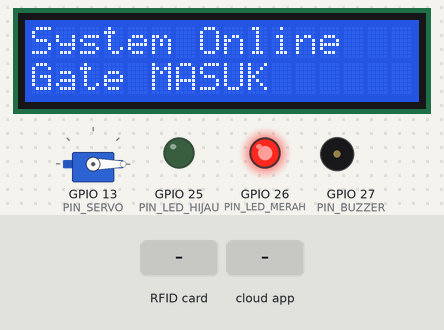
A sketch run on a simulated ESP32. Parts: servo, 16×2 character LCD, output pins drawn as LEDs (lit = HIGH), buzzer (waves = sounding, pin HIGH). The test bench sets the inputs (shaded band). WiFi joins after 1.5 s; servers stay silent unless stated; network time is answered at once with the bench clock; the local clock reads 2024-03-15 10:24:30 at power-on unless the sketch sets it; the Firebase database answers and starts empty; what the sketch prints to the serial monitor is not drawn.

Above: at 1.9 s.
At 5.0 s:
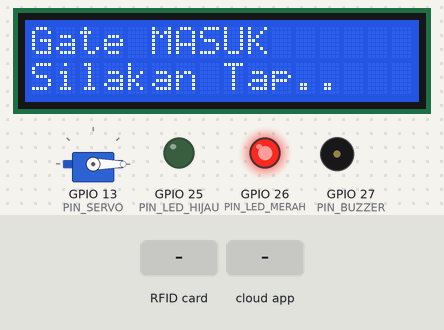
5.1 s: RFID card 5E 7A 19 C4 held to the reader
At 6.9 s:
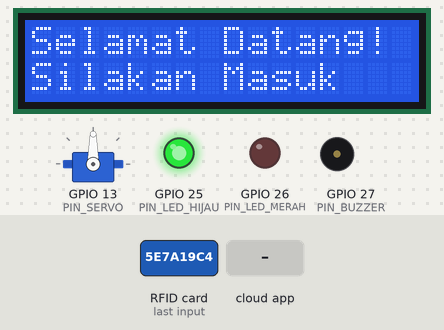
7.7 s: the phone or cloud app sets mode to REGISTER
At 10.6 s:
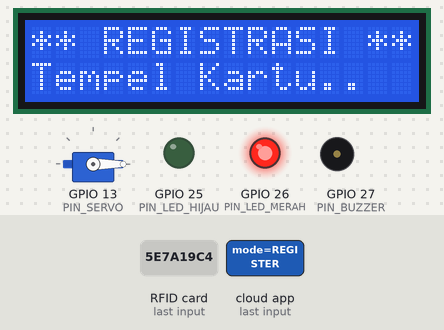
10.8 s: RFID card 5E 7A 19 C4 held to the reader
At 12.5 s:
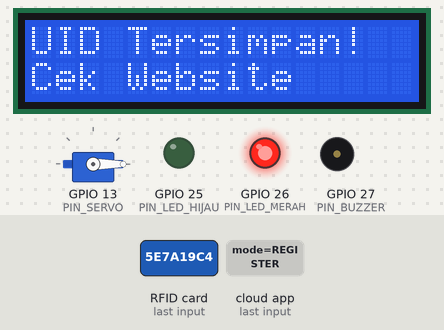
Timing chart, 0 to 14.0 s (numbered marks = the images above; inputs shaded):
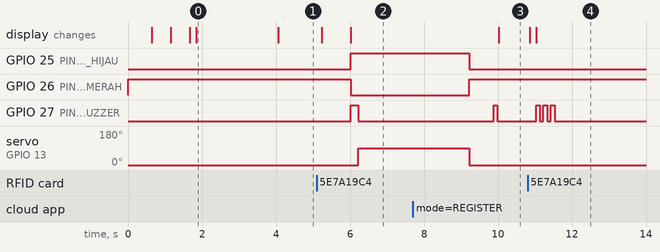

The sketch:

ESP32_GATE_MASUK.ino
```cpp
/*
 * GATE MASUK + REGISTRASI SCANNER (Firebase) - IMPROVED VERSION
 * Fungsi: Check-in dan Registrasi kartu baru
 */

#include <WiFi.h>
#include <Firebase_ESP_Client.h>
#include <SPI.h>
#include <MFRC522.h>
#include <Wire.h>
#include <LiquidCrystal_I2C.h>
#include <ESP32Servo.h>
#include <NTPClient.h>
#include <WiFiUdp.h>

// --- ADDONS FIREBASE ---
#include "addons/TokenHelper.h"
#include "addons/RTDBHelper.h"

// --- KREDENSIAL FIREBASE & WIFI ---
#define WIFI_SSID "Muliakos-Lt2-Utama"
#define WIFI_PASSWORD "Muliakosan123"
#define API_KEY "AIzaSyCjRx1OXGSH_uAKDq-7ajVykOtHTNHQUwY"
#define DATABASE_URL "https://siste-parkir-iot-default-rtdb.firebaseio.com/"
#define USER_EMAIL "esp32-gate-masuk@sisterparkir.com"  // Email untuk autentikasi
#define USER_PASSWORD "ESP32GateMasuk2024"              // Password untuk autentikasi

// --- PINOUT ---
#define PIN_RFID_SDA  5
#define PIN_RFID_RST  4
#define PIN_SERVO     13
#define PIN_BUZZER    27
#define PIN_LED_HIJAU 25
#define PIN_LED_MERAH 26

// --- OBJEK ---
FirebaseData fbdo;
FirebaseAuth auth;
FirebaseConfig config;
MFRC522 rfid(PIN_RFID_SDA, PIN_RFID_RST);
LiquidCrystal_I2C lcd(0x27, 16, 2);
Servo myServo;
WiFiUDP ntpUDP;
NTPClient timeClient(ntpUDP, "pool.ntp.org", 25200); // GMT+7

String uidString;
String currentMode = "NORMAL"; // Cache mode lokal
unsigned long lastModeCheck = 0;
const unsigned long MODE_CHECK_INTERVAL = 1000; // Cek mode setiap 1 detik

void setup() {
  Serial.begin(115200);
  Serial.println("\n\n========================================");
  Serial.println("  GATE MASUK + REGISTRASI - v2.0");
  Serial.println("========================================");

  // Setup Hardware
  pinMode(PIN_LED_HIJAU, OUTPUT);
  pinMode(PIN_LED_MERAH, OUTPUT);
  pinMode(PIN_BUZZER, OUTPUT);
  digitalWrite(PIN_LED_MERAH, HIGH);
  Serial.println("[INIT] ✓ GPIO Configured");

  myServo.setPeriodHertz(50);
  myServo.attach(PIN_SERVO, 500, 2400);
  myServo.write(0);
  Serial.println("[INIT] ✓ Servo Attached (Position: 0°)");

  lcd.init(); lcd.backlight();
  SPI.begin(); rfid.PCD_Init();
  Serial.println("[INIT] ✓ LCD & RFID Ready");

  // Koneksi WiFi
  WiFi.begin(WIFI_SSID, WIFI_PASSWORD);
  lcd.clear();
  lcd.print("Connecting WiFi");
  Serial.print("[WIFI] Connecting to: "); Serial.println(WIFI_SSID);

  int dots = 0;
  while (WiFi.status() != WL_CONNECTED) {
    delay(500);
    Serial.print(".");
    lcd.setCursor(0, 1);
    lcd.print("Wait");
    for(int i=0; i<dots; i++) lcd.print(".");
    dots = (dots + 1) % 4;
  }

  Serial.println("\n[WIFI] ✓ Connected!");
  Serial.print("[WIFI] IP Address: "); Serial.println(WiFi.localIP());

  // Koneksi Firebase dengan Autentikasi
  Serial.println("[FIREBASE] Initializing...");
  config.api_key = API_KEY;
  config.database_url = DATABASE_URL;

  // Set user credentials untuk autentikasi
  auth.user.email = USER_EMAIL;
  auth.user.password = USER_PASSWORD;

  Firebase.begin(&config, &auth);
  Firebase.reconnectWiFi(true);
  fbdo.setBSSLBufferSize(4096, 1024);
  fbdo.setResponseSize(2048);

  Serial.println("[FIREBASE] ⏳ Waiting for authentication...");

  // Tunggu autentikasi berhasil (max 30 detik)
  unsigned long authTimeout = millis();
  while (!Firebase.ready() && (millis() - authTimeout < 30000)) {
    delay(500);
    Serial.print(".");
  }

  if (Firebase.ready()) {
    Serial.println("\n[FIREBASE] ✓ Authenticated & Connected!");
    Serial.print("[FIREBASE] ✓ Device ID: ESP32-GATE-MASUK");
    Serial.print(" | UID: "); Serial.println(auth.token.uid.c_str());

    // Test koneksi Firebase
    if (Firebase.RTDB.getString(&fbdo, "/system/mode")) {
      currentMode = fbdo.stringData();
      Serial.print("[FIREBASE] ✓ Initial mode: "); Serial.println(currentMode);
    } else {
      Serial.print("[FIREBASE] ✗ Read error: "); Serial.println(fbdo.errorReason());
    }
  } else {
    Serial.println("\n[FIREBASE] ✗ Authentication FAILED!");
    Serial.println("[ERROR] Please check:");
    Serial.println("  1. API Key is correct");
    Serial.println("  2. Database URL is correct");
    Serial.println("  3. User email/password is created in Firebase Auth");
    Serial.println("  4. Firebase Auth is enabled in console");
    lcd.clear();
    lcd.print("Auth Failed!");
    lcd.setCursor(0,1);
    lcd.print("Check Serial Mon");
  }

  timeClient.begin();
  Serial.println("[NTP] ✓ Time Client Started");

  lcd.clear();
  lcd.print("System Online");
  lcd.setCursor(0,1);
  lcd.print("Gate MASUK");
  delay(2000);

  Serial.println("========================================");
  Serial.println("  SYSTEM READY - Waiting for cards...");
  Serial.println("========================================\n");
}

void loop() {
  timeClient.update();

  // Update mode dari Firebase secara berkala
  if (millis() - lastModeCheck >= MODE_CHECK_INTERVAL) {
    updateSystemMode();
    lastModeCheck = millis();
  }

  // Tampilan LCD berdasarkan mode
  static unsigned long lastLcdUpdate = 0;
  if (millis() - lastLcdUpdate > 2000) {
    updateLcdDisplay();
    lastLcdUpdate = millis();
  }

  // --- SCAN RFID ---
  if (!rfid.PICC_IsNewCardPresent()) return;
  if (!rfid.PICC_ReadCardSerial()) return;

  // Baca UID
  uidString = "";
  for (byte i = 0; i < rfid.uid.size; i++) {
    if (rfid.uid.uidByte[i] < 0x10) uidString += "0";
    uidString += String(rfid.uid.uidByte[i], HEX);
  }
  uidString.toUpperCase();

  Serial.println("\n┌────────────────────────────────────┐");
  Serial.print("│ CARD DETECTED: "); Serial.print(uidString);
  for(int i=uidString.length(); i<20; i++) Serial.print(" ");
  Serial.println("│");
  Serial.print("│ MODE: "); Serial.print(currentMode);
  for(int i=currentMode.length(); i<28; i++) Serial.print(" ");
  Serial.println("│");
  Serial.println("└────────────────────────────────────┘");

  // Logika berdasarkan mode
  if (currentMode == "REGISTER") {
    Serial.println("► Processing: REGISTRATION MODE");
    prosesRegistrasi(uidString);
  } else {
    Serial.println("► Processing: CHECK-IN MODE");
    prosesCheckIn(uidString);
  }

  // Cleanup RFID
  rfid.PICC_HaltA();
  rfid.PCD_StopCrypto1();

  delay(500); // Debounce
}

void updateSystemMode() {
  if (Firebase.ready()) {
    if (Firebase.RTDB.getString(&fbdo, "/system/mode")) {
      String newMode = fbdo.stringData();
      if (newMode != currentMode) {
        currentMode = newMode;
        Serial.println("\n╔════════════════════════════════════╗");
        Serial.print("║  MODE CHANGED → "); Serial.print(currentMode);
        for(int i=currentMode.length(); i<19; i++) Serial.print(" ");
        Serial.println("║");
        Serial.println("╚════════════════════════════════════╝\n");

        // Beep notification
        digitalWrite(PIN_BUZZER, HIGH);
        delay(100);
        digitalWrite(PIN_BUZZER, LOW);
      }
    } else {
      // Hanya log error jika pertama kali atau error berubah
      static String lastError = "";
      String currentError = fbdo.errorReason();
      if (currentError != lastError) {
        Serial.print("[WARNING] Mode read error: "); Serial.println(currentError);
        lastError = currentError;
      }
    }
  }
}

void updateLcdDisplay() {
  lcd.clear();
  lcd.setCursor(0, 0);

  if (currentMode == "REGISTER") {
    lcd.print("** REGISTRASI **");
    lcd.setCursor(0, 1);
    lcd.print("Tempel Kartu..");
  } else {
    lcd.print("Gate MASUK");
    lcd.setCursor(0, 1);
    lcd.print("Silakan Tap..");
  }

  // Log status (hanya setiap 10 detik untuk tidak spam)
  static unsigned long lastStatusLog = 0;
  if (millis() - lastStatusLog > 10000) {
    Serial.print("[STATUS] ");
    Serial.print(timeClient.getFormattedTime());
    Serial.print(" | Mode: ");
    Serial.print(currentMode);
    Serial.print(" | WiFi: ");
    Serial.println(WiFi.status() == WL_CONNECTED ? "OK" : "LOST");
    lastStatusLog = millis();
  }
}

void prosesRegistrasi(String uid) {
  lcd.clear();
  lcd.print("Reading UID...");
  lcd.setCursor(0, 1);
  lcd.print(uid.substring(0, 16));

  Serial.println("  ↳ Uploading to /system/temp_rfid...");

  // Upload UID ke Firebase
  if (Firebase.RTDB.setString(&fbdo, "/system/temp_rfid", uid)) {
    Serial.println("  ✓ Upload SUCCESS!");
    Serial.println("  ✓ Website will auto-save the user");

    lcd.clear();
    lcd.print("UID Tersimpan!");
    lcd.setCursor(0, 1);
    lcd.print("Cek Website");

    // Beep sukses
    for(int i=0; i<3; i++) {
      digitalWrite(PIN_BUZZER, HIGH); delay(100);
      digitalWrite(PIN_BUZZER, LOW); delay(100);
    }

    delay(3000);

  } else {
    Serial.print("  ✗ Upload FAILED: "); Serial.println(fbdo.errorReason());

    lcd.clear();
    lcd.print("Upload Gagal!");
    lcd.setCursor(0, 1);
    lcd.print("Coba Lagi");

    // Beep error
    digitalWrite(PIN_BUZZER, HIGH); delay(800);
    digitalWrite(PIN_BUZZER, LOW);

    delay(2000);
  }
}

void prosesCheckIn(String uid) {
  lcd.clear();
  lcd.print("Verifying...");

  Serial.println("  ↳ Checking user in database...");

  // Cek apakah user terdaftar
  String userPath = "/users/" + uid;

  if (Firebase.RTDB.get(&fbdo, userPath)) {

    if (fbdo.dataType() == "null" || fbdo.dataType() == "undefined") {
      // User TIDAK DITEMUKAN
      Serial.println("  ✗ User NOT FOUND in database");
      aksesDitolak();
      return;
    }

    // User DITEMUKAN
    Serial.println("  ✓ User FOUND!");

    // Ambil nama user (opsional untuk log)
    String nama = "";
    if (Firebase.RTDB.getString(&fbdo, userPath + "/nama")) {
      nama = fbdo.stringData();
      Serial.print("  ↳ Name: "); Serial.println(nama);
    }

    // Simpan log check-in
    unsigned long timestamp = timeClient.getEpochTime();
    String pathLog = "/logs/" + String(timestamp);

    FirebaseJson json;
    json.set("uid", uid);
    json.set("gate", "MASUK");
    json.set("status", "Check-In");
    json.set("waktu", timeClient.getFormattedTime());
    json.set("timestamp", timestamp);
    if (nama != "") json.set("nama", nama);

    Serial.println("  ↳ Saving check-in log...");
    if (Firebase.RTDB.setJSON(&fbdo, pathLog, &json)) {
      Serial.println("  ✓ Log saved");
    } else {
      Serial.print("  ✗ Log error: "); Serial.println(fbdo.errorReason());
    }

    // Update status terakhir DAN simpan timestamp_masuk (untuk solusi cepat check-out)
    Firebase.RTDB.setString(&fbdo, userPath + "/status_terakhir", "MASUK");
    Firebase.RTDB.setInt(&fbdo, userPath + "/timestamp_masuk", timestamp);
    Serial.print("  ✓ Timestamp saved: "); Serial.println(timestamp);

    // Buka gate
    bukaGate();

  } else {
    // Error koneksi Firebase
    Serial.print("  ✗ Firebase error: "); Serial.println(fbdo.errorReason());
    lcd.clear();
    lcd.print("Error Koneksi!");
    lcd.setCursor(0, 1);
    lcd.print("Coba Lagi");
    digitalWrite(PIN_BUZZER, HIGH); delay(500);
    digitalWrite(PIN_BUZZER, LOW);
    delay(2000);
  }
}

void bukaGate() {
  Serial.println("  ✓ ACCESS GRANTED - Opening gate...");

  lcd.clear();
  lcd.print("Selamat Datang!");
  lcd.setCursor(0, 1);
  lcd.print("Silakan Masuk");

  // LED & Buzzer
  digitalWrite(PIN_LED_MERAH, LOW);
  digitalWrite(PIN_LED_HIJAU, HIGH);
  digitalWrite(PIN_BUZZER, HIGH); delay(200);
  digitalWrite(PIN_BUZZER, LOW);

  // Buka servo
  myServo.write(90);
  Serial.println("  ↳ Servo: OPEN (90°)");

  delay(3000); // Tahan 3 detik

  // Tutup servo
  myServo.write(0);
  Serial.println("  ↳ Servo: CLOSED (0°)");

  digitalWrite(PIN_LED_HIJAU, LOW);
  digitalWrite(PIN_LED_MERAH, HIGH);

  Serial.println("  ✓ Gate closed\n");
}

void aksesDitolak() {
  Serial.println("  ✗ ACCESS DENIED!");

  lcd.clear();
  lcd.print("Kartu Tidak");
  lcd.setCursor(0, 1);
  lcd.print("Terdaftar!");

  // Buzzer panjang
  digitalWrite(PIN_BUZZER, HIGH);
  delay(1000);
  digitalWrite(PIN_BUZZER, LOW);

  delay(2000);
  Serial.println();
}
```

Measured:
- after the input at 5.1 s, GPIO 25 (PIN_LED_HIJAU): LOW → HIGH after 0.92 s; GPIO 26 (PIN_LED_MERAH): HIGH → LOW after 0.92 s; GPIO 27 (PIN_BUZZER): LOW → HIGH after 0.92 s, → LOW 0.20 s later; servo on GPIO 13 (PIN_SERVO): 0° → 90° after 1.1 s; the display: first changes after 0.14 s (image 2 shows a later state)
- after the input at 7.7 s, GPIO 27 (PIN_BUZZER): LOW → HIGH after 2.2 s, → LOW 0.10 s later; the display: changes after 2.3 s (image 3)
- after the input at 10.8 s, GPIO 27 (PIN_BUZZER): alternates HIGH for 0.10 s and LOW for 0.10 s, 6 changes in all, then stays LOW, starting after 0.23 s; the display: first changes after 0.05 s (image 4 shows a later state)
- what the display in image 0 shows lasts 2.3 s, from 1.8 s to 4.1 s
